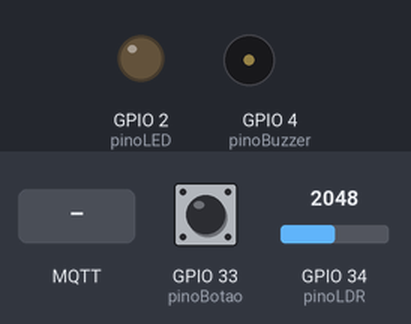
A sketch run on a simulated ESP32. Shown: output pins drawn as LEDs (lit = HIGH), buzzer (waves = sounding). The inputs (shaded band) are chosen by the test bench; at power-on: GPIO 33 (pinoBotao) HIGH, GPIO 34 (pinoLDR) = 2048. WiFi joins after 1.5 s; servers stay silent unless stated; the local clock reads 2024-03-15 10:24:30 at power-on unless the sketch sets it; random numbers use the default seed unless the sketch sets one; no MQTT or app messages arrive unless stated; what the sketch prints to the serial monitor is not drawn.

Above: at 2.7 s.
2.8 s: MQTT message "acionar" arrives on the first subscribed topic
At 3.5 s:
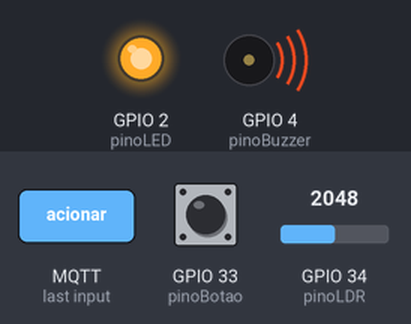
4.3 s: GPIO 33 (pinoBotao) pulled LOW for 0.15 s
At 5.6 s:
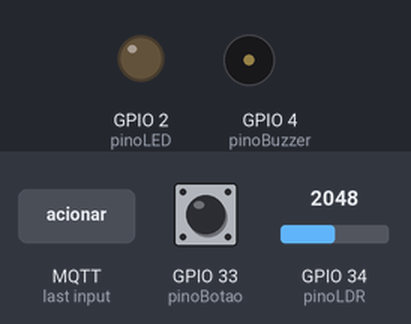
Timing chart, 0 to 7.3 s (numbered marks = the images above; inputs shaded):
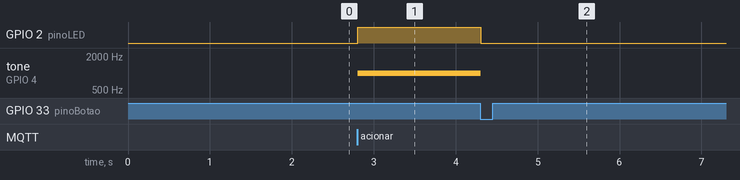

Measured:
- after the input at 2.8 s, GPIO 2 (pinoLED): LOW → HIGH at once; tone on GPIO 4 (pinoBuzzer): silent → 1000 Hz at once
- after the input at 4.3 s, GPIO 2 (pinoLED): HIGH → LOW at once; tone on GPIO 4 (pinoBuzzer): 1000 Hz → silent at once

The sketch:

sketch.ino
```cpp
#include <WiFi.h>
#include <PubSubClient.h>
#include <time.h>

const int pinoLDR = 34;
const int pinoBotao = 33;
const int pinoLED = 2;
const int pinoBuzzer = 4;

const char* ssid = "Wokwi-GUEST";
const char* password = "";

const char* mqtt_server = "broker.hivemq.com";
const int mqtt_port = 1883;

WiFiClient espClient;
PubSubClient client(espClient);

bool alarmeAtivo = false;
bool caixaAberta = false;
int limiteLuz = 2000;

unsigned long ultimoTempoBotao = 0;
unsigned long tempoDebounce = 250;

const char* ntpServer = "pool.ntp.org";
const long  gmtOffset_sec = -10800;
const int   daylightOffset_sec = 0;

int horaRemedio = 15;
int minutoRemedio = 30;
bool remedioTomadoHoje = false;

void setup_wifi() {
  delay(10);
  Serial.println();
  Serial.print("A ligar à rede Wi-Fi: ");
  Serial.println(ssid);

  WiFi.begin(ssid, password);

  while (WiFi.status() != WL_CONNECTED) {
    delay(500);
    Serial.print(".");
  }
  Serial.println("\nWi-Fi ligado com sucesso!");
  Serial.print("Endereço IP: ");
  Serial.println(WiFi.localIP());
}

void callback(char* topic, byte* payload, unsigned int length) {
  String mensagem = "";
  for (int i = 0; i < length; i++) {
    mensagem += (char)payload[i];
  }

  Serial.print("Mensagem recebida no tópico [");
  Serial.print(topic);
  Serial.print("]: ");
  Serial.println(mensagem);

  if (String(topic) == "medicamento/comando" && mensagem == "acionar") {
    Serial.println("Comando remoto recebido: Forçando alarme!");
    acionarAlarme();
  }
}

void reconnect() {
  while (!client.connected()) {
    Serial.print("A tentar ligação MQTT...");
    String clientId = "ESP32Client-Vania-";
    clientId += String(random(0, 1000));

    if (client.connect(clientId.c_str())) {
      Serial.println("Ligado ao Broker MQTT!");

      client.subscribe("medicamento/comando");
    } else {
      Serial.print("Falhou, rc=");
      Serial.print(client.state());
      Serial.println(" Tentando novamente em 5 segundos...");
      delay(5000);
    }
  }
}

void acionarAlarme() {
   alarmeAtivo = true;
   digitalWrite(pinoLED, HIGH);
   tone(pinoBuzzer, 1000);

   client.publish("medicamento/alerta", "Alarme acionado! Hora de tomar a medicacao.");
   Serial.println("ALERTA: É hora do medicamento!");
}

void pararAlarme() {
   alarmeAtivo = false;
   digitalWrite(pinoLED, LOW);
   noTone(pinoBuzzer);

   client.publish("medicamento/confirmacao", "Medicamento tomado. Alarme desligado pela utilizadora.");
   Serial.println("CONFIRMAÇÃO: Medicamento tomado.");
}


void setup() {
  Serial.begin(115200);

  pinMode(pinoBotao, INPUT_PULLUP);
  pinMode(pinoLED, OUTPUT);
  pinMode(pinoBuzzer, OUTPUT);

  setup_wifi();
  client.setServer(mqtt_server, mqtt_port);
  client.setCallback(callback);

  configTime(gmtOffset_sec, daylightOffset_sec, ntpServer);
  Serial.println("A sincronizar o relógio online...");
}

void loop() {
  if (!client.connected()) {
    reconnect();
  }
  client.loop();

  struct tm timeinfo;
  if (getLocalTime(&timeinfo)) {
    if (timeinfo.tm_hour == horaRemedio && timeinfo.tm_min == minutoRemedio && !remedioTomadoHoje) {
      acionarAlarme();
      remedioTomadoHoje = true;
    }
    if (timeinfo.tm_hour == 0 && timeinfo.tm_min == 0) {
      remedioTomadoHoje = false;
    }
  }

  int leituraLDR = analogRead(pinoLDR);

  if (leituraLDR < limiteLuz && !caixaAberta) {
    caixaAberta = true;
    client.publish("medicamento/abertura", "Atencao: Compartimento de remedio foi aberto!");
    Serial.println("SENSOR: Abertura detetada no compartimento.");
    delay(500);
  }
  else if (leituraLDR >= limiteLuz && caixaAberta) {
    caixaAberta = false;
  }

  int estadoBotao = digitalRead(pinoBotao);
  if (estadoBotao == LOW) {
    if ((millis() - ultimoTempoBotao) > tempoDebounce) {
      if (alarmeAtivo) {
        pararAlarme();
      }
      ultimoTempoBotao = millis();
    }
  }

  delay(10); // <--- O RESPIRO ENTRA EXATAMENTE AQUI
}
```
